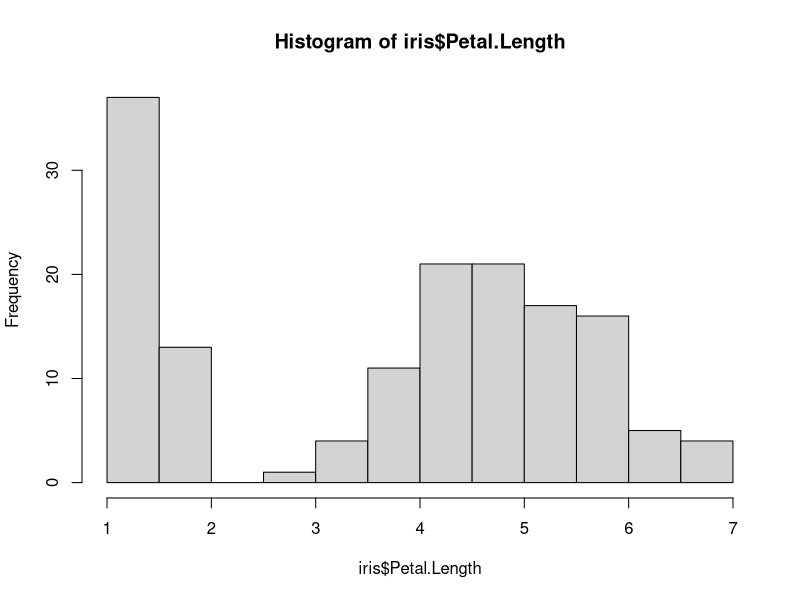
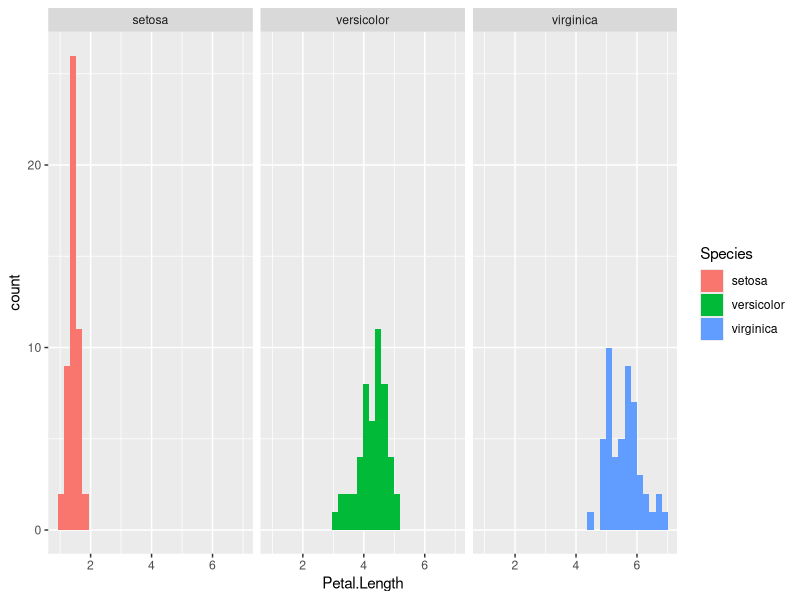

Reproduce these figures in R, in order.
#load package
library(ggplot2)

#load iris dataset
data(iris)

#summary of iris
summary(iris)

#get mean of species column
mean(iris$Petal.Length)

#make histogram of iris petal length
hist(iris$Petal.Length, labels = )

ggplot(iris, aes(x = Petal.Length, fill = Species)) +
  geom_histogram() +
  facet_grid(. ~ Species) 

ggtitle("Iris Dataset")+
  theme(plot.title = element_text(hjust = 1))
